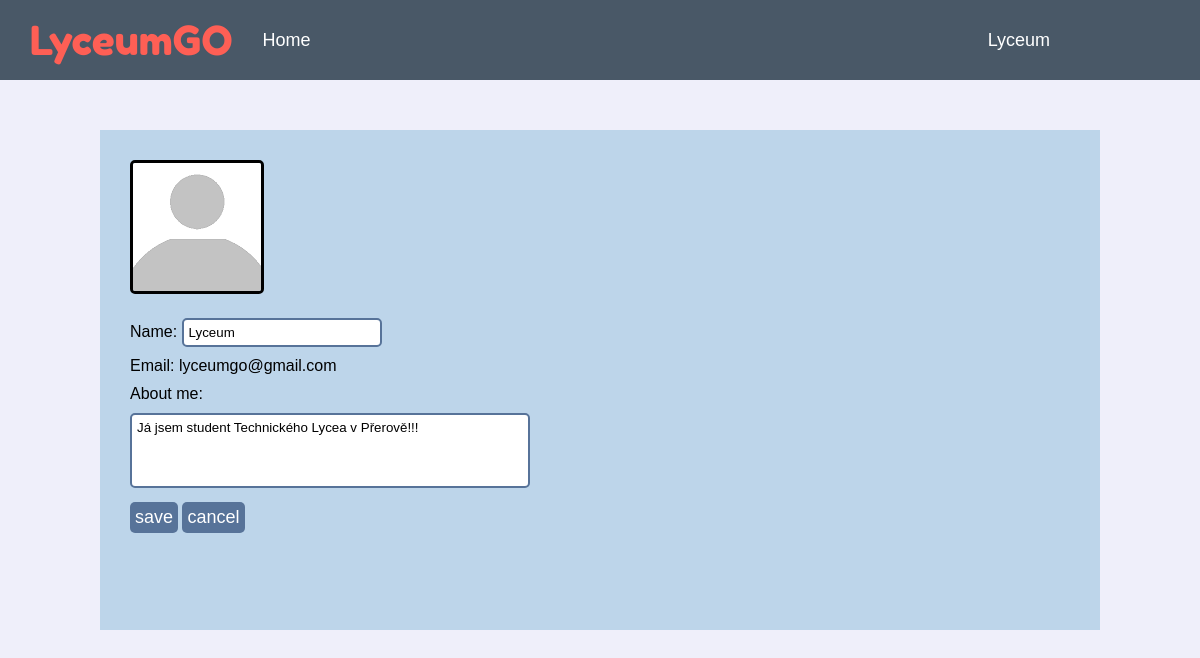
Before: /editprofile (signed in) with the older database file.
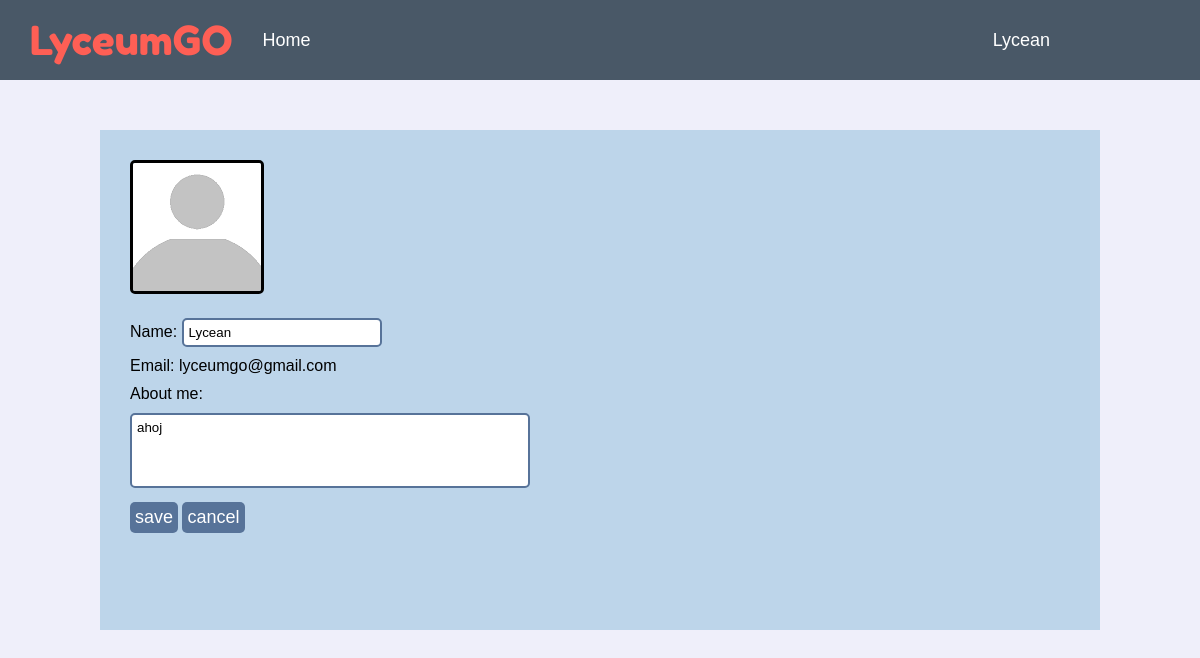
After: the same page with the newer database file.
### website/models.py (models this page shows)
class User (db.Model,UserMixin):
    id=db.Column(db.Integer, primary_key=True)
    name = db.Column(db.String(50), unique=True)
    email = db.Column(db.String(50), unique=True)
    password = db.Column(db.String(1000))
    notes = db.relationship("Notes")

class Notes(db.Model):
    id = db.Column(db.Integer, primary_key=True)
    data = db.Column(db.String(500))
    user_id = db.Column(db.Integer, db.ForeignKey('user.id'))

### website/views.py (the view, shortened to what this page needs)
@views.route("/editprofile",methods=["GET","POST"])
def editprofile():
    if current_user.is_authenticated:
        usernote=Notes.query.filter_by(id=current_user.id).first()
        return render_template("editprofile.html",user=current_user,note=usernote)
    else:
        return redirect(url_for("auth.login"))

### website/templates/editprofile.html (shortened to what this page needs)
{%extends "base.html"%}
{%block nav%}
    {% if user.is_authenticated %}
        <div class="dropdown">
            <button>{{user.name}}</button>
        </div>
    {% endif %}
{%endblock%}
{%block content%}
<div class="Info">
    {%if user%}
        <img src="{{url_for('static',filename='images/Incognito.png')}}" class="UserImg">
        <form action="" method="post">
            <div id="info">
                <div class="information">Name: <input type="text" placeholder={{user.name}} class="Inputs" name="name"></div>
                <div class="information">Email: {{user.email}}</div>
                <div class="information">About me:<br>
                    <textarea name="note" class="Inputs" id="AboutMEE">{%if note%}{{note.data}}{%endif%}</textarea>
                </div>
                <input type="submit" class="BasicButton" name="submit_button" value="save">
                <input type="submit" class="BasicButton" name="submit_button" value="cancel">
            </div>
        </form>
    {%endif%}
</div>
{% endblock %}

Changed rows visible on the page:
changed User "lyceumgo@gmail.com": name "Lyceum" → "Lycean"
changed Notes: note "Já jsem student Technického Lycea v Přerově!!!" → "ahoj"
